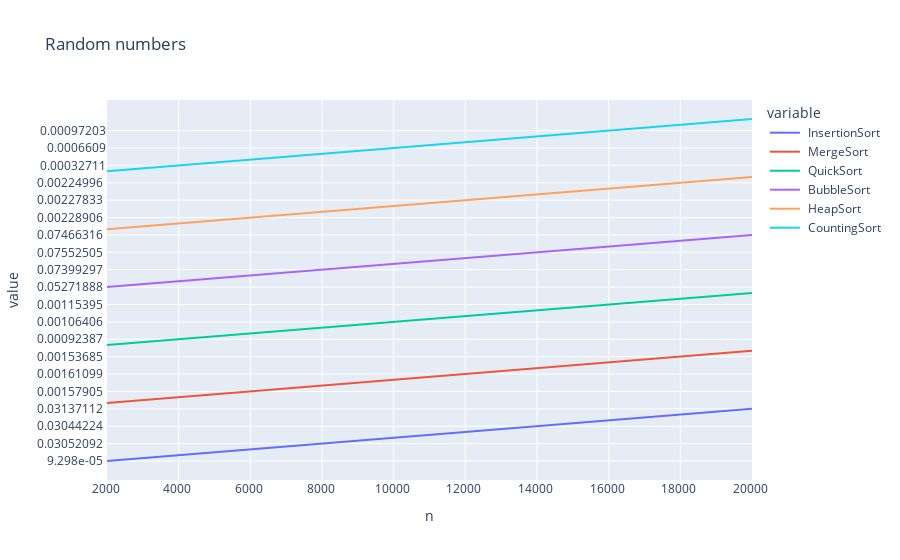

This figure's notebook cell:
### Code cell
import pandas as pd 
import plotly.express as px



df = pd.read_csv("results.txt", sep='\\t')
columns_suffix_to_remove = 'Unnamed'
columns_to_remove = [col for col in df.columns if col.startswith(columns_suffix_to_remove)]
df = df.drop(columns=columns_to_remove)
df_random_sort = df[:10].reset_index()#.set_index('n ')
# add title to px 
fig = px.line(df_random_sort, x='n ', y=[' InsertionSort ', ' MergeSort ', ' QuickSort ', ' BubbleSort ', ' HeapSort ', ' CountingSort'], title="Random numbers")
fig.show()

### Figure 1 — Plotly figure (JSON) as saved in the notebook; plotly's stock layout.template omitted (floating-point values rounded to 4 significant figures)
{"data": [{"hovertemplate": "variable= InsertionSort <br>n =%{x}<br>value=%{y}<extra></extra>", "legendgroup": " InsertionSort ", "line": {"color": "#636efa", "dash": "solid"}, "marker": {"symbol": "circle"}, "mode": "lines", "name": " InsertionSort ", "orientation": "v", "showlegend": true, "type": "scatter", "x": ["2000 ", "4000 ", "6000 ", "8000 ", "10000 ", "12000 ", "14000 ", "16000 ", "18000 ", "20000 "], "xaxis": "x", "y": ["9.298e-05 ", "0.0309267 ", "0.03035092 ", "0.03052092 ", "0.03098893 ", "0.03091621 ", "0.03044224 ", "0.03053904 ", "0.03056693 ", "0.03137112 "], "yaxis": "y"}, {"hovertemplate": "variable= MergeSort <br>n =%{x}<br>value=%{y}<extra></extra>", "legendgroup": " MergeSort ", "line": {"color": "#EF553B", "dash": "solid"}, "marker": {"symbol": "circle"}, "mode": "lines", "name": " MergeSort ", "orientation": "v", "showlegend": true, "type": "scatter", "x": ["2000 ", "4000 ", "6000 ", "8000 ", "10000 ", "12000 ", "14000 ", "16000 ", "18000 ", "20000 "], "xaxis": "x", "y": ["0.00130105 ", "0.00164604 ", "0.00157905 ", "0.00159907 ", "0.00161314 ", "0.00161099 ", "0.00159597 ", "0.00164366 ", "0.00153685 ", "0.00156784 "], "yaxis": "y"}, {"hovertemplate": "variable= QuickSort <br>n =%{x}<br>value=%{y}<extra></extra>", "legendgroup": " QuickSort ", "line": {"color": "#00cc96", "dash": "solid"}, "marker": {"symbol": "circle"}, "mode": "lines", "name": " QuickSort ", "orientation": "v", "showlegend": true, "type": "scatter", "x": ["2000 ", "4000 ", "6000 ", "8000 ", "10000 ", "12000 ", "14000 ", "16000 ", "18000 ", "20000 "], "xaxis": "x", "y": ["0.06940866 ", "0.00092387 ", "0.00102305 ", "0.00100303 ", "0.00106406 ", "0.0010078 ", "0.00107908 ", "0.00115395 ", "0.00100613 ", "0.00117612 "], "yaxis": "y"}, {"hovertemplate": "variable= BubbleSort <br>n =%{x}<br>value=%{y}<extra></extra>", "legendgroup": " BubbleSort ", "line": {"color": "#ab63fa", "dash": "solid"}, "marker": {"symbol": "circle"}, "mode": "lines", "name": " BubbleSort ", "orientation": "v", "showlegend": true, "type": "scatter", "x": ["2000 ", "4000 ", "6000 ", "8000 ", "10000 ", "12000 ", "14000 ", "16000 ", "18000 ", "20000 "], "xaxis": "x", "y": ["0.05271888 ", "0.07494187 ", "0.07314992 ", "0.07399297 ", "0.07532191 ", "0.07424569 ", "0.07552505 ", "0.07405901 ", "0.07453728 ", "0.07466316 "], "yaxis": "y"}, {"hovertemplate": "variable= HeapSort <br>n =%{x}<br>value=%{y}<extra></extra>", "legendgroup": " HeapSort ", "line": {"color": "#FFA15A", "dash": "solid"}, "marker": {"symbol": "circle"}, "mode": "lines", "name": " HeapSort ", "orientation": "v", "showlegend": true, "type": "scatter", "x": ["2000 ", "4000 ", "6000 ", "8000 ", "10000 ", "12000 ", "14000 ", "16000 ", "18000 ", "20000 "], "xaxis": "x", "y": ["0.0002892 ", "0.00208592 ", "0.00228906 ", "0.00228214 ", "0.00226092 ", "0.00227833 ", "0.00226474 ", "0.00227809 ", "0.00224996 ", "0.00229383 "], "yaxis": "y"}, {"hovertemplate": "variable= CountingSort<br>n =%{x}<br>value=%{y}<extra></extra>", "legendgroup": " CountingSort", "line": {"color": "#19d3f3", "dash": "solid"}, "marker": {"symbol": "circle"}, "mode": "lines", "name": " CountingSort", "orientation": "v", "showlegend": true, "type": "scatter", "x": ["2000 ", "4000 ", "6000 ", "8000 ", "10000 ", "12000 ", "14000 ", "16000 ", "18000 ", "20000 "], "xaxis": "x", "y": ["0.00019407", "0.00032711", "0.00044703", "0.00056815", "0.0006609", "0.00075507", "0.00086069", "0.00097203", "0.0010283", "0.00117493"], "yaxis": "y"}], "layout": {"legend": {"title": {"text": "variable"}, "tracegroupgap": 0}, "title": {"text": "Random numbers"}, "xaxis": {"anchor": "y", "domain": [0, 1], "title": {"text": "n "}}, "yaxis": {"anchor": "x", "domain": [0, 1], "title": {"text": "value"}}}}
